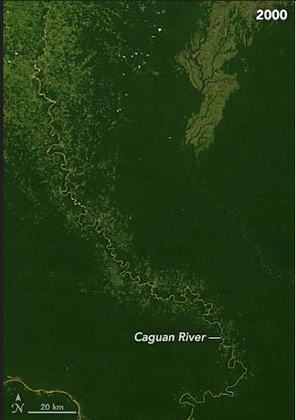
%> input picture imageSeries3_year2000.png, 296 x 420 px, shrunk from 354 x 502 before the run
$ octave dominatingColors.m   (GNU Octave 9; MATLAB toolbox functions it lacks are replaced by stand-ins)
%> lines starting %> are read from the running program, lines starting %| are printed output that depends on the picture; in (x1, y1, x2, y2) boxes, pixels count from 0 and x2, y2 are one past the last pixel; in counts of white or black regions, pixels touching at a corner belong together; the program's own positions count from 1
clear; close all;
image = imread("imageSeries3_year2000.png");
%> image is the input picture: size 420x296x3 uint8; mean R, G, B 32.8, 57.4, 19.4
[M, N, ~] = size(image);
%> M = 420; N = 296
image = rgb2hsv(image);
%> image: size 420x296x3 double; mean H, S, V 0.278, 0.693, 0.225
imageR = image(:,:,1);
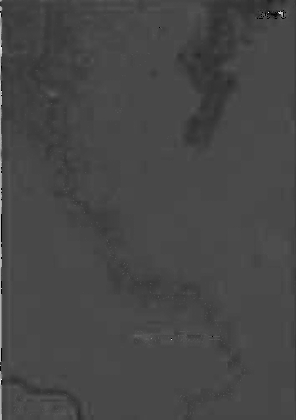
%> imageR: size 420x296 double; min 0, max 0.967, mean 0.278
%imageR_vec = imageR(:);

imageG = image(:,:,2);
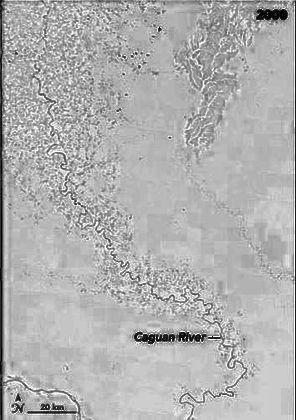
%> imageG: size 420x296 double; min 0, max 1, mean 0.693
%imageG_vec = imageG(:);

imageB = image(:,:,3);
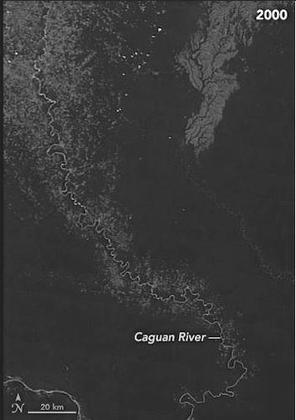
%> imageB: size 420x296 double; min 0, max 1, mean 0.225
%imageB_vec = imageB(:);

%imageR_reduced = zeros(floor(M/10), floor(N/10)); imageG_reduced = imageR_reduced; imageB_reduced = imageR_reduced;
imageR_reduced = imageR; imageG_reduced = imageG; imageB_reduced = imageB;
i = 1; %reduced matrix's m element
for m = 1:10:M
    j = 1; %reduced matrix's n element
    for n = 1:10:N
        imageR_reduced(i,j)= imageR(m,n);
        imageG_reduced(i,j)= imageG(m,n);
        imageB_reduced(i,j)= imageB(m,n);


        j = j+1;
    end
    i = i+1;
end
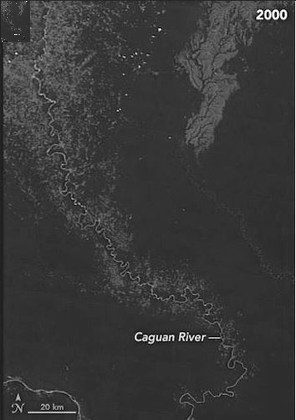
%> imageB_reduced: size 420x296 double; 1% of pixels changed, all inside (x1, y1, x2, y2) = (0, 0, 30, 42)
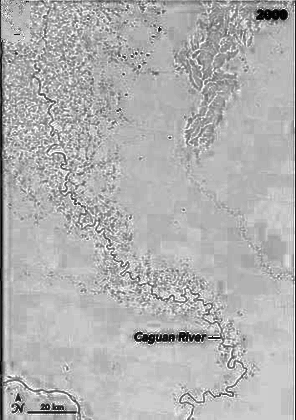
%> imageG_reduced: size 420x296 double; 1.01% of pixels changed, all inside (x1, y1, x2, y2) = (0, 0, 30, 42)


%Mvec = linspace(1, floor(M/10), floor(M/10)+1);
%Nvec = linspace(1, floor(N/10), floor(N/10)+1);
Mvec = linspace(1, M, M);
%> Mvec = 420 values from 1 to 420
Nvec = linspace(1, N, N);
%> Nvec = 296 values from 1 to 296
figure
surf(Nvec, Mvec, imageR_reduced, 'FaceColor', 'r')
hold on
surf(Nvec, Mvec, imageG_reduced, 'FaceColor', 'g')
surf(Nvec, Mvec, imageB_reduced, 'FaceColor', 'b')
view([0 90])
colorbar
grid on
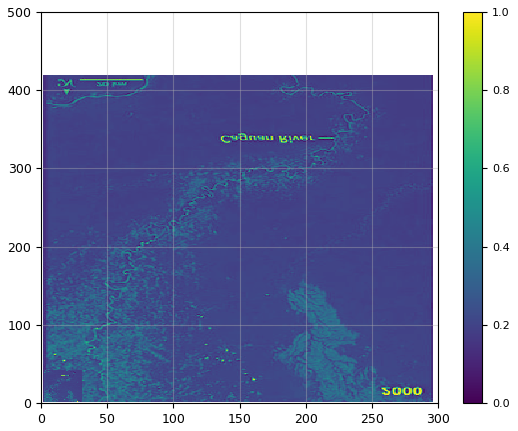
%> figure redrawn from the program's plot data


% [20 lines of commented-out code are left out]

$ run again, with imageSeries3_year2017.png copied over imageSeries3_year2000.png
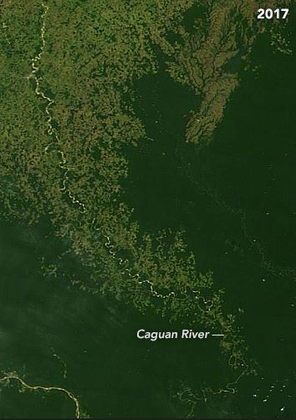
%> input picture imageSeries3_year2017.png, 296 x 420 px, shrunk from 354 x 502 before the run
%> image is the input picture: size 420x296x3 uint8; mean R, G, B 38.8, 60.3, 26.1
%> image: size 420x296x3 double; mean H, S, V 0.28, 0.594, 0.237
%> after the loop `for m = 1:10:M`:
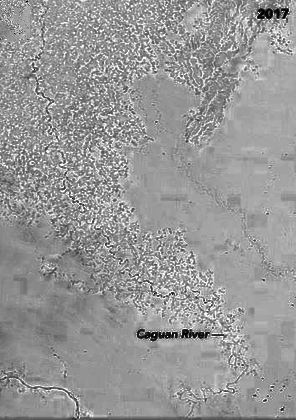
%> imageG_reduced: size 420x296 double; min 0, max 1, mean 0.594; mean of the top-left, top-right, bottom-left and bottom-right quarters 0.596, 0.611, 0.554, 0.617
%> `grid on`:
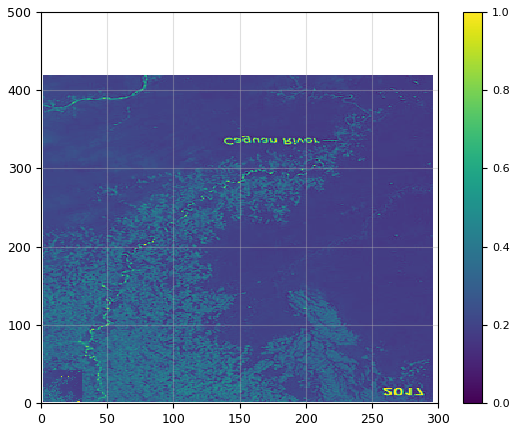
%> figure redrawn from the program's plot data

$ run again, with imageSeries1_year2000.jpg saved as imageSeries3_year2000.png
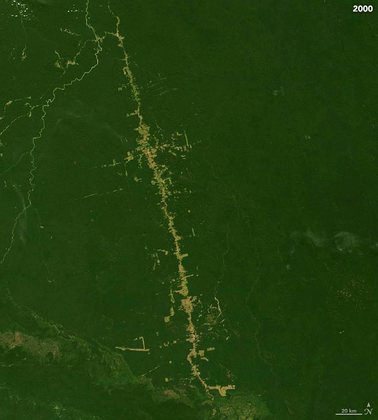
%> input picture imageSeries1_year2000.jpg, 378 x 420 px, shrunk from 720 x 800 before the run
%> image is the input picture: size 420x378x3 uint8; mean R, G, B 33.6, 61.8, 13.6
%> image: size 420x378x3 double; mean H, S, V 0.265, 0.79, 0.242
%> after the loop `for m = 1:10:M`:
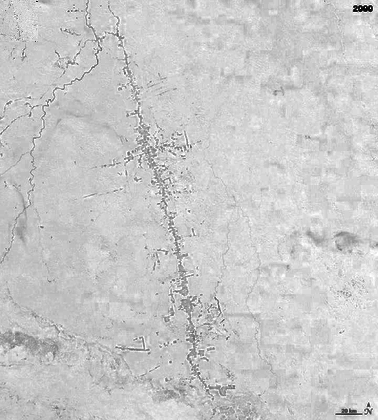
%> imageG_reduced: size 420x378 double; min 0, max 1, mean 0.791
%> `grid on`:
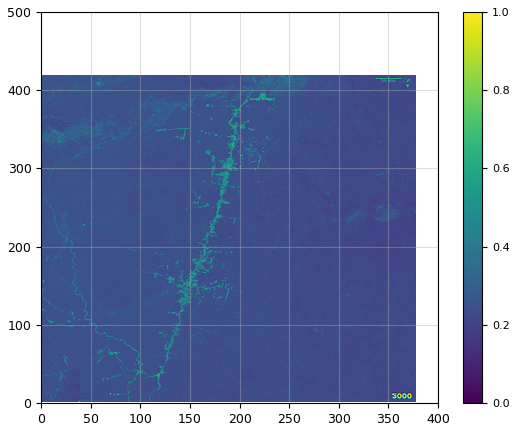
%> figure redrawn from the program's plot data

$ run again, with imageSeries1_year2004.jpg saved as imageSeries3_year2000.png
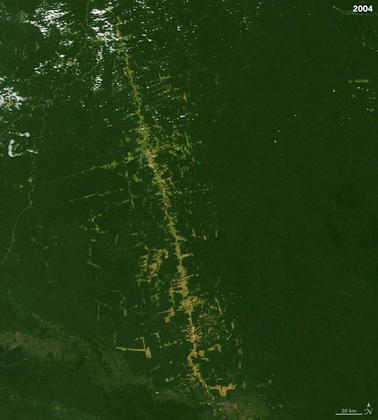
%> input picture imageSeries1_year2004.jpg, 378 x 420 px, shrunk from 720 x 800 before the run
%> image is the input picture: size 420x378x3 uint8; mean R, G, B 32.8, 57.6, 17
%> image: size 420x378x3 double; mean H, S, V 0.27, 0.73, 0.226
%> after the loop `for m = 1:10:M`:
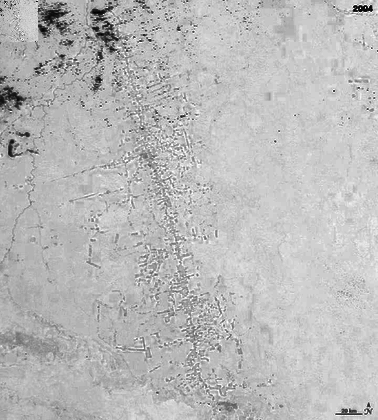
%> imageG_reduced: size 420x378 double; min 0, max 1, mean 0.731
%> `grid on`:
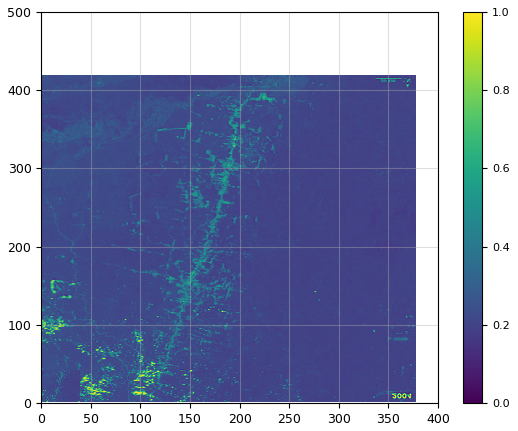
%> figure redrawn from the program's plot data
